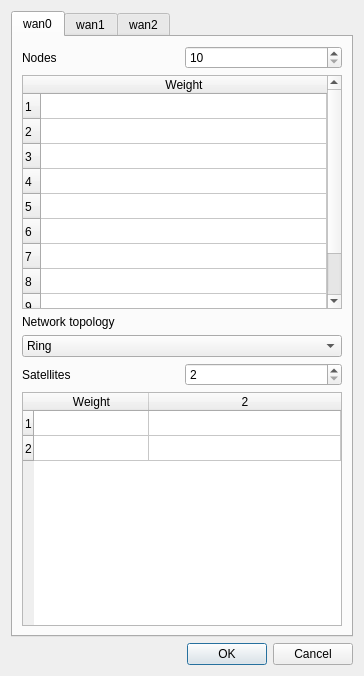
<?xml version="1.0" encoding="UTF-8"?>
<ui version="4.0">
 <class>Dialo_creater</class>
 <widget class="QDialog" name="Dialo_creater">
  <property name="geometry">
   <rect>
    <x>0</x>
    <y>0</y>
    <width>364</width>
    <height>676</height>
   </rect>
  </property>
  <property name="windowTitle">
   <string>Dialog</string>
  </property>
  <layout class="QGridLayout" name="gridLayout_7">
   <item row="0" column="0">
    <widget class="QTabWidget" name="tabWidget">
     <property name="enabled">
      <bool>true</bool>
     </property>
     <property name="currentIndex">
      <number>0</number>
     </property>
     <widget class="QWidget" name="tab_wan0">
      <attribute name="title">
       <string>wan0</string>
      </attribute>
      <layout class="QGridLayout" name="gridLayout_4">
       <item row="0" column="0">
        <layout class="QVBoxLayout" name="verticalLayout_10">
         <item>
          <layout class="QGridLayout" name="gridLayout">
           <item row="0" column="0">
            <layout class="QHBoxLayout" name="horizontalLayout">
             <item>
              <widget class="QLabel" name="label_4">
               <property name="text">
                <string>Nodes</string>
               </property>
              </widget>
             </item>
             <item>
              <widget class="QSpinBox" name="sb_nodes_wan0">
               <property name="minimum">
                <number>10</number>
               </property>
               <property name="maximum">
                <number>15</number>
               </property>
              </widget>
             </item>
            </layout>
           </item>
           <item row="1" column="0">
            <widget class="QTableWidget" name="tableWidget_nodes_wan0">
             <property name="rowCount">
              <number>10</number>
             </property>
             <property name="columnCount">
              <number>1</number>
             </property>
             <attribute name="horizontalHeaderDefaultSectionSize">
              <number>115</number>
             </attribute>
             <attribute name="horizontalHeaderHighlightSections">
              <bool>false</bool>
             </attribute>
             <attribute name="horizontalHeaderMinimumSectionSize">
              <number>50</number>
             </attribute>
             <attribute name="horizontalHeaderShowSortIndicator" stdset="0">
              <bool>false</bool>
             </attribute>
             <attribute name="horizontalHeaderStretchLastSection">
              <bool>true</bool>
             </attribute>
             <attribute name="verticalHeaderVisible">
              <bool>true</bool>
             </attribute>
             <attribute name="verticalHeaderDefaultSectionSize">
              <number>25</number>
             </attribute>
             <attribute name="verticalHeaderMinimumSectionSize">
              <number>20</number>
             </attribute>
             <attribute name="verticalHeaderShowSortIndicator" stdset="0">
              <bool>false</bool>
             </attribute>
             <attribute name="verticalHeaderStretchLastSection">
              <bool>false</bool>
             </attribute>
             <row/>
             <row/>
             <row/>
             <row/>
             <row/>
             <row/>
             <row/>
             <row/>
             <row/>
             <row/>
             <column>
              <property name="text">
               <string>Weight</string>
              </property>
             </column>
            </widget>
           </item>
          </layout>
         </item>
         <item>
          <layout class="QVBoxLayout" name="verticalLayout">
           <item>
            <widget class="QLabel" name="label">
             <property name="text">
              <string>Network topology</string>
             </property>
            </widget>
           </item>
           <item>
            <widget class="QComboBox" name="comboBox_topology_0">
             <item>
              <property name="text">
               <string>Ring</string>
              </property>
             </item>
             <item>
              <property name="text">
               <string>Star</string>
              </property>
             </item>
             <item>
              <property name="text">
               <string>Fully connected</string>
              </property>
             </item>
             <item>
              <property name="text">
               <string>Line</string>
              </property>
             </item>
            </widget>
           </item>
          </layout>
         </item>
         <item>
          <layout class="QVBoxLayout" name="verticalLayout_7">
           <item>
            <layout class="QHBoxLayout" name="horizontalLayout_2">
             <item>
              <widget class="QLabel" name="label_5">
               <property name="text">
                <string>Satellites</string>
               </property>
              </widget>
             </item>
             <item>
              <widget class="QSpinBox" name="sb_satellite_wan0">
               <property name="minimum">
                <number>2</number>
               </property>
               <property name="maximum">
                <number>5</number>
               </property>
              </widget>
             </item>
            </layout>
           </item>
           <item>
            <widget class="QTableWidget" name="tableWidget_satellites_wan0">
             <property name="rowCount">
              <number>2</number>
             </property>
             <property name="columnCount">
              <number>2</number>
             </property>
             <attribute name="horizontalHeaderDefaultSectionSize">
              <number>115</number>
             </attribute>
             <attribute name="horizontalHeaderHighlightSections">
              <bool>false</bool>
             </attribute>
             <attribute name="horizontalHeaderMinimumSectionSize">
              <number>50</number>
             </attribute>
             <attribute name="horizontalHeaderShowSortIndicator" stdset="0">
              <bool>false</bool>
             </attribute>
             <attribute name="horizontalHeaderStretchLastSection">
              <bool>true</bool>
             </attribute>
             <attribute name="verticalHeaderVisible">
              <bool>true</bool>
             </attribute>
             <attribute name="verticalHeaderDefaultSectionSize">
              <number>25</number>
             </attribute>
             <attribute name="verticalHeaderMinimumSectionSize">
              <number>20</number>
             </attribute>
             <attribute name="verticalHeaderShowSortIndicator" stdset="0">
              <bool>false</bool>
             </attribute>
             <attribute name="verticalHeaderStretchLastSection">
              <bool>false</bool>
             </attribute>
             <row/>
             <row/>
             <column>
              <property name="text">
               <string>Weight</string>
              </property>
             </column>
             <column/>
            </widget>
           </item>
          </layout>
         </item>
        </layout>
       </item>
      </layout>
     </widget>
     <widget class="QWidget" name="tab_wan1">
      <attribute name="title">
       <string>wan1</string>
      </attribute>
      <layout class="QGridLayout" name="gridLayout_5">
       <item row="0" column="0">
        <layout class="QVBoxLayout" name="verticalLayout_11">
         <item>
          <layout class="QGridLayout" name="gridLayout_2">
           <item row="0" column="0">
            <layout class="QHBoxLayout" name="horizontalLayout_3">
             <item>
              <widget class="QLabel" name="label_6">
               <property name="text">
                <string>Nodes</string>
               </property>
              </widget>
             </item>
             <item>
              <widget class="QSpinBox" name="sb_nodes_wan1">
               <property name="minimum">
                <number>10</number>
               </property>
               <property name="maximum">
                <number>15</number>
               </property>
              </widget>
             </item>
            </layout>
           </item>
           <item row="1" column="0">
            <widget class="QTableWidget" name="tableWidget_nodes_wan1">
             <property name="rowCount">
              <number>10</number>
             </property>
             <property name="columnCount">
              <number>1</number>
             </property>
             <attribute name="horizontalHeaderDefaultSectionSize">
              <number>115</number>
             </attribute>
             <attribute name="horizontalHeaderHighlightSections">
              <bool>false</bool>
             </attribute>
             <attribute name="horizontalHeaderMinimumSectionSize">
              <number>50</number>
             </attribute>
             <attribute name="horizontalHeaderShowSortIndicator" stdset="0">
              <bool>false</bool>
             </attribute>
             <attribute name="horizontalHeaderStretchLastSection">
              <bool>true</bool>
             </attribute>
             <attribute name="verticalHeaderVisible">
              <bool>false</bool>
             </attribute>
             <attribute name="verticalHeaderDefaultSectionSize">
              <number>25</number>
             </attribute>
             <attribute name="verticalHeaderMinimumSectionSize">
              <number>20</number>
             </attribute>
             <attribute name="verticalHeaderShowSortIndicator" stdset="0">
              <bool>false</bool>
             </attribute>
             <attribute name="verticalHeaderStretchLastSection">
              <bool>false</bool>
             </attribute>
             <row/>
             <row/>
             <row/>
             <row/>
             <row/>
             <row/>
             <row/>
             <row/>
             <row/>
             <row/>
             <column>
              <property name="text">
               <string>Weight</string>
              </property>
             </column>
            </widget>
           </item>
          </layout>
         </item>
         <item>
          <layout class="QVBoxLayout" name="verticalLayout_2">
           <item>
            <widget class="QLabel" name="label_2">
             <property name="text">
              <string>Network topology</string>
             </property>
            </widget>
           </item>
           <item>
            <widget class="QComboBox" name="comboBox_topology_1">
             <item>
              <property name="text">
               <string>Ring</string>
              </property>
             </item>
             <item>
              <property name="text">
               <string>Star</string>
              </property>
             </item>
             <item>
              <property name="text">
               <string>Fully connected</string>
              </property>
             </item>
             <item>
              <property name="text">
               <string>Line</string>
              </property>
             </item>
            </widget>
           </item>
          </layout>
         </item>
         <item>
          <layout class="QVBoxLayout" name="verticalLayout_8">
           <item>
            <layout class="QHBoxLayout" name="horizontalLayout_4">
             <item>
              <widget class="QLabel" name="label_7">
               <property name="text">
                <string>Satellites</string>
               </property>
              </widget>
             </item>
             <item>
              <widget class="QSpinBox" name="sb_satellite_wan1">
               <property name="minimum">
                <number>2</number>
               </property>
               <property name="maximum">
                <number>5</number>
               </property>
              </widget>
             </item>
            </layout>
           </item>
           <item>
            <widget class="QTableWidget" name="tableWidget_satellites_wan1">
             <property name="rowCount">
              <number>2</number>
             </property>
             <property name="columnCount">
              <number>1</number>
             </property>
             <attribute name="horizontalHeaderDefaultSectionSize">
              <number>115</number>
             </attribute>
             <attribute name="horizontalHeaderHighlightSections">
              <bool>false</bool>
             </attribute>
             <attribute name="horizontalHeaderMinimumSectionSize">
              <number>50</number>
             </attribute>
             <attribute name="horizontalHeaderShowSortIndicator" stdset="0">
              <bool>false</bool>
             </attribute>
             <attribute name="horizontalHeaderStretchLastSection">
              <bool>true</bool>
             </attribute>
             <attribute name="verticalHeaderVisible">
              <bool>false</bool>
             </attribute>
             <attribute name="verticalHeaderDefaultSectionSize">
              <number>25</number>
             </attribute>
             <attribute name="verticalHeaderMinimumSectionSize">
              <number>20</number>
             </attribute>
             <attribute name="verticalHeaderShowSortIndicator" stdset="0">
              <bool>false</bool>
             </attribute>
             <attribute name="verticalHeaderStretchLastSection">
              <bool>false</bool>
             </attribute>
             <row/>
             <row/>
             <column>
              <property name="text">
               <string>Weight</string>
              </property>
             </column>
            </widget>
           </item>
          </layout>
         </item>
        </layout>
       </item>
      </layout>
     </widget>
     <widget class="QWidget" name="tab_wan2">
      <attribute name="title">
       <string>wan2</string>
      </attribute>
      <layout class="QGridLayout" name="gridLayout_6">
       <item row="0" column="0">
        <layout class="QVBoxLayout" name="verticalLayout_12">
         <item>
          <layout class="QGridLayout" name="gridLayout_3">
           <item row="0" column="0">
            <layout class="QHBoxLayout" name="horizontalLayout_5">
             <item>
              <widget class="QLabel" name="label_8">
               <property name="text">
                <string>Nodes</string>
               </property>
              </widget>
             </item>
             <item>
              <widget class="QSpinBox" name="sb_nodes_wan2">
               <property name="minimum">
                <number>10</number>
               </property>
               <property name="maximum">
                <number>15</number>
               </property>
              </widget>
             </item>
            </layout>
           </item>
           <item row="1" column="0">
            <widget class="QTableWidget" name="tableWidget_nodes_wan2">
             <property name="rowCount">
              <number>10</number>
             </property>
             <property name="columnCount">
              <number>1</number>
             </property>
             <attribute name="horizontalHeaderDefaultSectionSize">
              <number>115</number>
             </attribute>
             <attribute name="horizontalHeaderHighlightSections">
              <bool>false</bool>
             </attribute>
             <attribute name="horizontalHeaderMinimumSectionSize">
              <number>50</number>
             </attribute>
             <attribute name="horizontalHeaderShowSortIndicator" stdset="0">
              <bool>false</bool>
             </attribute>
             <attribute name="horizontalHeaderStretchLastSection">
              <bool>true</bool>
             </attribute>
             <attribute name="verticalHeaderVisible">
              <bool>false</bool>
             </attribute>
             <attribute name="verticalHeaderDefaultSectionSize">
              <number>25</number>
             </attribute>
             <attribute name="verticalHeaderMinimumSectionSize">
              <number>20</number>
             </attribute>
             <attribute name="verticalHeaderShowSortIndicator" stdset="0">
              <bool>false</bool>
             </attribute>
             <attribute name="verticalHeaderStretchLastSection">
              <bool>false</bool>
             </attribute>
             <row/>
             <row/>
             <row/>
             <row/>
             <row/>
             <row/>
             <row/>
             <row/>
             <row/>
             <row/>
             <column>
              <property name="text">
               <string>Weight</string>
              </property>
             </column>
            </widget>
           </item>
          </layout>
         </item>
         <item>
          <layout class="QVBoxLayout" name="verticalLayout_3">
           <item>
            <widget class="QLabel" name="label_3">
             <property name="text">
              <string>Network topology</string>
             </property>
            </widget>
           </item>
           <item>
            <widget class="QComboBox" name="comboBox_topology_2">
             <item>
              <property name="text">
               <string>Ring</string>
              </property>
             </item>
             <item>
              <property name="text">
               <string>Star</string>
              </property>
             </item>
             <item>
              <property name="text">
               <string>Fully connected</string>
              </property>
             </item>
             <item>
              <property name="text">
               <string>Line</string>
              </property>
             </item>
            </widget>
           </item>
          </layout>
         </item>
         <item>
          <layout class="QVBoxLayout" name="verticalLayout_9">
           <item>
            <layout class="QHBoxLayout" name="horizontalLayout_6">
             <item>
              <widget class="QLabel" name="label_9">
               <property name="text">
                <string>Satellites</string>
               </property>
              </widget>
             </item>
             <item>
              <widget class="QSpinBox" name="sb_satellite_wan2">
               <property name="minimum">
                <number>2</number>
               </property>
               <property name="maximum">
                <number>5</number>
               </property>
              </widget>
             </item>
            </layout>
           </item>
           <item>
            <widget class="QTableWidget" name="tableWidget_satellites_wan2">
             <property name="rowCount">
              <number>2</number>
             </property>
             <property name="columnCount">
              <number>1</number>
             </property>
             <attribute name="horizontalHeaderDefaultSectionSize">
              <number>115</number>
             </attribute>
             <attribute name="horizontalHeaderHighlightSections">
              <bool>false</bool>
             </attribute>
             <attribute name="horizontalHeaderMinimumSectionSize">
              <number>50</number>
             </attribute>
             <attribute name="horizontalHeaderShowSortIndicator" stdset="0">
              <bool>false</bool>
             </attribute>
             <attribute name="horizontalHeaderStretchLastSection">
              <bool>true</bool>
             </attribute>
             <attribute name="verticalHeaderVisible">
              <bool>false</bool>
             </attribute>
             <attribute name="verticalHeaderDefaultSectionSize">
              <number>25</number>
             </attribute>
             <attribute name="verticalHeaderMinimumSectionSize">
              <number>20</number>
             </attribute>
             <attribute name="verticalHeaderShowSortIndicator" stdset="0">
              <bool>false</bool>
             </attribute>
             <attribute name="verticalHeaderStretchLastSection">
              <bool>false</bool>
             </attribute>
             <row/>
             <row/>
             <column>
              <property name="text">
               <string>Weight</string>
              </property>
             </column>
            </widget>
           </item>
          </layout>
         </item>
        </layout>
       </item>
      </layout>
      <zorder>layoutWidget</zorder>
      <zorder>layoutWidget_3</zorder>
      <zorder>layoutWidget_3</zorder>
     </widget>
    </widget>
   </item>
   <item row="1" column="0">
    <widget class="QDialogButtonBox" name="buttonBox">
     <property name="orientation">
      <enum>Qt::Horizontal</enum>
     </property>
     <property name="standardButtons">
      <set>QDialogButtonBox::Cancel|QDialogButtonBox::Ok</set>
     </property>
    </widget>
   </item>
  </layout>
 </widget>
 <resources/>
 <connections>
  <connection>
   <sender>buttonBox</sender>
   <signal>accepted()</signal>
   <receiver>Dialo_creater</receiver>
   <slot>accept()</slot>
   <hints>
    <hint type="sourcelabel">
     <x>229</x>
     <y>651</y>
    </hint>
    <hint type="destinationlabel">
     <x>157</x>
     <y>274</y>
    </hint>
   </hints>
  </connection>
  <connection>
   <sender>buttonBox</sender>
   <signal>rejected()</signal>
   <receiver>Dialo_creater</receiver>
   <slot>reject()</slot>
   <hints>
    <hint type="sourcelabel">
     <x>297</x>
     <y>657</y>
    </hint>
    <hint type="destinationlabel">
     <x>286</x>
     <y>274</y>
    </hint>
   </hints>
  </connection>
 </connections>
</ui>
